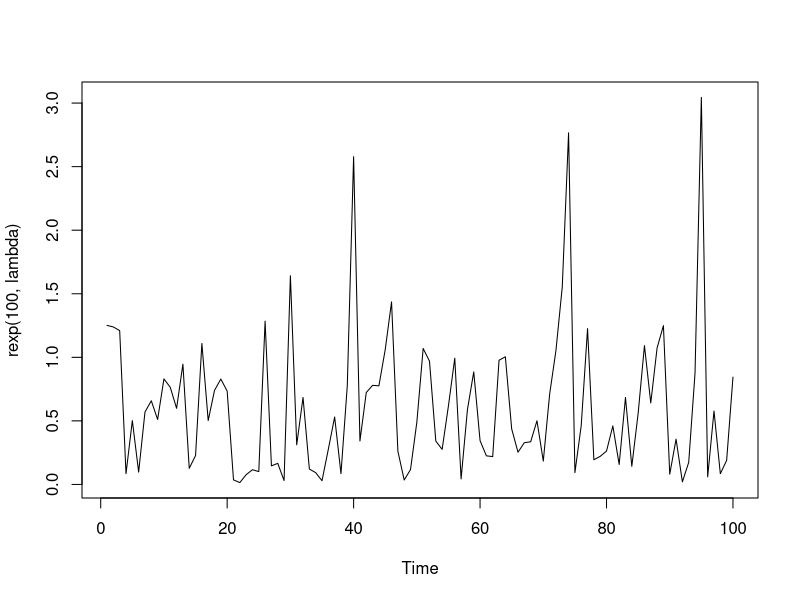
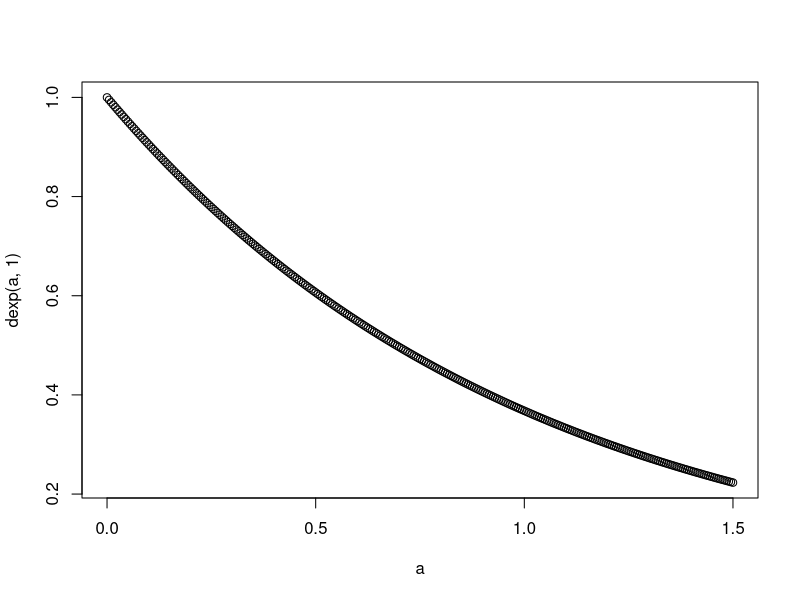
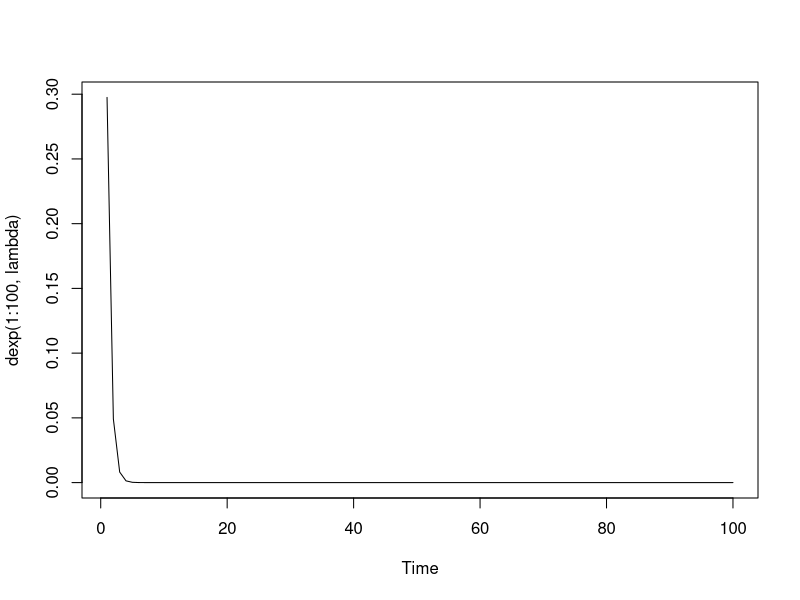
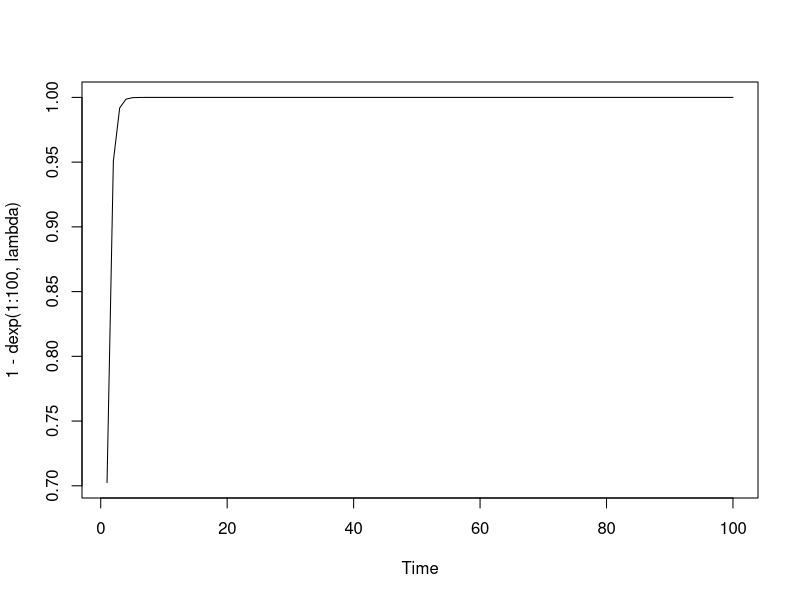

Write the R code that produced these figures, in order. (Note: this script raises an error after producing the figures.)
#Distributions
lambda = 1.8 #1.8 #10 #1.8

#1. Exponential distribution

#Samples
plot.ts(rexp(100, lambda))
#Probability Density 
a = seq(0, 1.5, by = 0.005)
plot(a, dexp(a, 1))

plot.ts(dexp(1:100, lambda))
plot.ts(1- dexp(1:100, lambda))
#Cumulative Distribution Function
plot.ts(qexp(1:10, lambda))

#Poisson distribution

#Samples
plot.ts(rpois(100, lambda))
#Probability Density 
plot.ts(dpois(1:20, lambda))
#Cumulative Distribution Function
plot.ts(qpois(1:10, lambda))

#Negative Binomial Distribution

betaX = 0.2
gammaX = 10
plot.ts(rnbinom(100, betaX*poi_rate, 1/(1 + gammaX)))

plot.ts(dnbinom(1:20, betaX*poi_rate, 1/(1 + gammaX)))

#Gamma
#Mean = shape*scale
shape_gamma = 6 #Gamma params for infectiousness curve (lambda) distribution
scale_gamma = 1 #1/rate. 

plot.ts(rgamma(100, shape = shape_gamma, scale = scale_gamma))
plot.ts(dgamma(1:20, shape = shape_gamma, scale = scale_gamma))

#Option 2
shape_gamma = 2 #Gamma params for infectiousness curve (lambda) distribution
scale_gamma = 0.5 #1/rate. 

a = seq(0, 1.5, by = 0.005)
plot(a, dgamma(a, shape = shape_gamma, scale = scale_gamma),
        ylab = 'Gamma(2, 0.5)', main = 'Gamma(2, 0.5)')

#V2
shape_gamma = 5
scale_gamma = 5
a = seq(0, 1.5, by = 0.005)
plot(a, dgamma(a, shape = shape_gamma, scale = scale_gamma),
     ylab = 'Gamma(5, 5)', main = 'Gamma(5, 5)')

plot.ts(dgamma(1:20, shape = shape_gamma, scale = scale_gamma),
        ylab = 'Gamma(2, 0.5)', main = 'Gamma(2, 0.5)')

plot.ts(rgamma(1000, shape = shape_gamma, scale = scale_gamma),
        ylab = 'Gamma(2, 0.5)', main = 'Gamma(2, 0.5)')

mean(rgamma(100, shape = shape_gamma, scale = scale_gamma))

#Example number of goals in a match
shape_football = 25
scale_football = 1/10

plot.ts(rgamma(100, shape = shape_football, scale = scale_football))
plot.ts(dgamma(1:20, shape = shape_football, scale = scale_football))


length(a)
